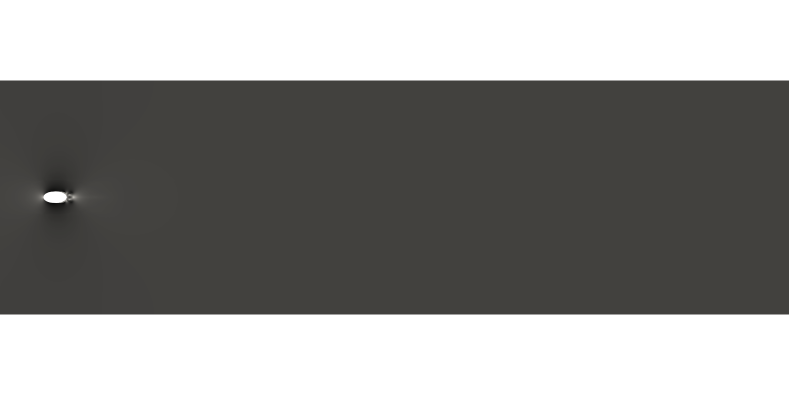
#> input picture data/elliptic/Laminar/lam_00.png, 1578 x 787 px, given as the content of the folder cfd_flow_image_analysis/dataerofoil/Laminar_aero, which was not available (shown at 1/2 size)
$ jupyter execute --allow-errors main_file.ipynb
#> lines starting #> are read from the running program, lines starting #| are printed output that depends on the picture; pictures that were not available may be replaced by others from this repository, and a replacement may not be noted
[cell 1]
import os
import numpy as np
import skimage
from skimage.feature import local_binary_pattern
import time


# Ellipitical Flow
# laminar_folder = 'cfd_flow_image_analysis\data\elliptic\Laminar'
# turbulent_folder = 'cfd_flow_image_analysis\data\elliptic\Turbulent'

# Aerofoil Flow
laminar_folder = 'cfd_flow_image_analysis\data\aerofoil\Laminar_aero'
turbulent_folder = 'cfd_flow_image_analysis\data\aerofoil\Turbulent_aero'

# Load the images and extract LBP features
X_laminar = [os.path.join(laminar_folder, f) for f in os.listdir(laminar_folder)]
X_turbulent = [os.path.join(turbulent_folder, f) for f in os.listdir(turbulent_folder)]

X = []
y = []
labels = ['Laminar', 'Turbulent']
start_time = time.time()
for img_path in X_laminar:
    img = skimage.io.imread(img_path, as_gray=True)
#> img: shape (787, 1578) float64; min 0.0193, max 1, mean 0.557
    img_uint8 = skimage.img_as_ubyte(img)

    lbp = local_binary_pattern(img_uint8, 8, 1, 'default')
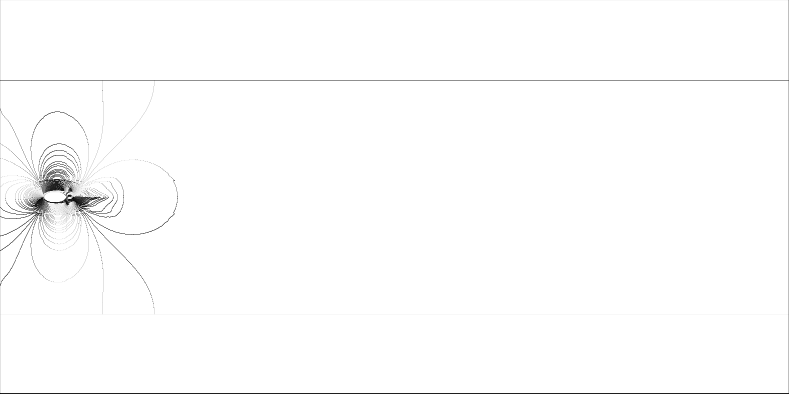
#> lbp: shape (787, 1578) float64 (shown at 1/2 size); min 0, max 255, mean 253
    hist, _ = np.histogram(lbp, bins=np.arange(0, 256+1), density=True)
#> hist = 256 values, max 0.981 at index 255, min 0 at index 2, mean 0.00391
    X.append(hist)
    y.append(0)  # 0 for laminar
end_time = time.time()
lamtime=(end_time - start_time)
print("The lam feature time:" + str(lamtime))

start_time = time.time()
for img_path in X_turbulent:
    img = skimage.io.imread(img_path, as_gray=True)
    img_uint8 = skimage.img_as_ubyte(img)
    lbp = local_binary_pattern(img_uint8, 8, 1, 'default')
    hist, _ = np.histogram(lbp, bins=np.arange(0, 256+1), density=True)
    X.append(hist)
    y.append(1)  # 1 for turbulent
end_time = time.time()
turtime=(end_time - start_time)
print("The turb feature time:" + str(turtime))

X = np.array(X)
y = np.array(y)
total_time = lamtime+turtime
num_images = len(X_laminar) + len(X_turbulent)
print(f"Average LBP computation time per image: {total_time / num_images:.6f} seconds")

[cell 2]
print("The lam feature time:" + str(lamtime))

[cell 3]
import matplotlib.pyplot as plt

def plot_lbp(img_path, title):
    img = skimage.io.imread(img_path, as_gray=True)
    img_uint8 = skimage.img_as_ubyte(img)
    lbp = local_binary_pattern(img_uint8, 8,1, 'uniform')

    plt.figure(figsize=(12, 6))
    plt.subplot(121)
    plt.imshow(img, cmap='gray')
    plt.axis('off')

    plt.subplot(122)
    plt.imshow(lbp, cmap='gray')
    plt.axis('off')

    plt.tight_layout()
    plt.show()

# Plot 2 laminar images
for i, img_path in enumerate(X_laminar[1:3]):
    plot_lbp(img_path, f'Laminar {i+1}')
    plt.savefig(f'lbp_{i}_Laminar_{i+1}.png')

# Plot 2 turbulent images
for i, img_path in enumerate(X_turbulent[14:16]):
    plot_lbp(img_path, f'Turbulent {i+1}')
    plt.savefig(f'lbp_{i}_Turbulent_{i+1}.png')

[cell 4]
import random

# Assuming you have unique class labels in the 'y' variable
unique_labels = np.unique(y)
label_names = ['low-speed', 'high-speed']  # Assign the desired label names

# Get the number of features
num_features = X.shape[1]
#> num_features = 256

# Randomly select four pairs of two features
feature_pairs=[(24,243), (16,60), (14,240), (29, 247)]
# feature_pairs = random.sample([(i, j) for i in range(num_features) for j in range(i + 1, num_features)], 4)
print(feature_pairs)
# Create a scatter plot for each feature pair
fig, axs = plt.subplots(2, 2, figsize=(12, 8))
axs = axs.flatten()

# Issue 1: Indentation is incorrect for the loop
for i, (feat1, feat2) in enumerate(feature_pairs):  # Corrected indentation
    for j, label in enumerate(unique_labels):
        class_idx = (y == label)
        axs[i].scatter(X[class_idx, feat1], X[class_idx, feat2], label=label_names[j], alpha=0.7)  # Corrected 'ax' to 'axs[i]'
        axs[i].set_xlabel(f'Feature {feat1}')
        axs[i].set_ylabel(f'Feature {feat2}')
        axs[i].legend(loc='best')
        # axs[i].set_title(f'Scatter Plot {i + 1}')

plt.tight_layout()
plt.savefig('FeaturePlot_LBP.png', dpi=300)
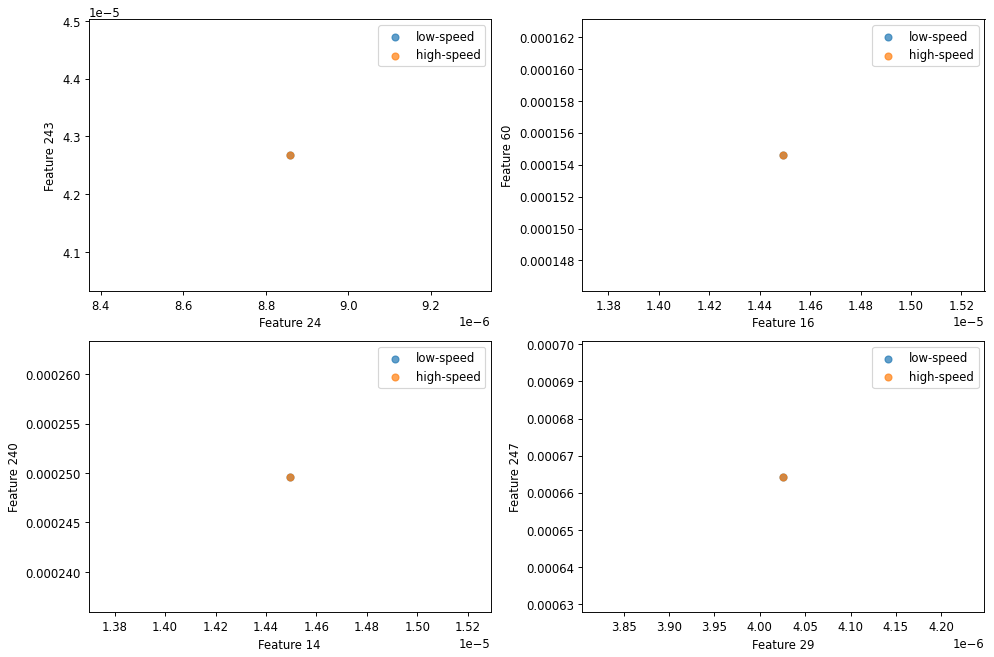
#> figure drawn by matplotlib, 4 panels
plt.show()

$ run again, on data/elliptic/Laminar/lam_05.png
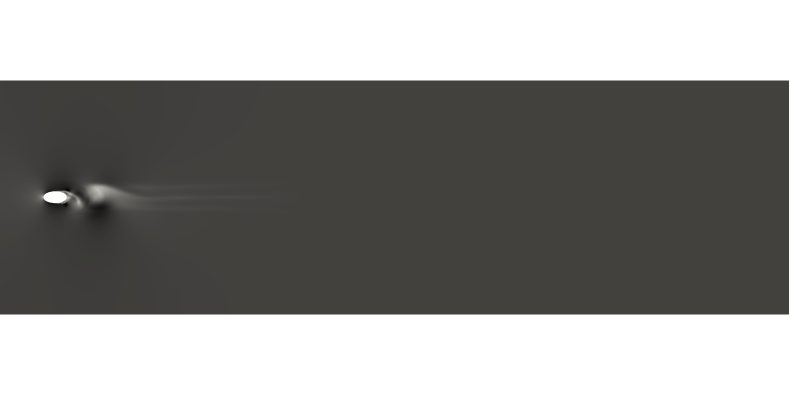
#> input picture data/elliptic/Laminar/lam_05.png, 1578 x 787 px, given as the content of the folder cfd_flow_image_analysis/dataerofoil/Laminar_aero, which was not available (shown at 1/2 size)
#> `lbp = local_binary_pattern(img_uint8, 8, 1, 'default')`:
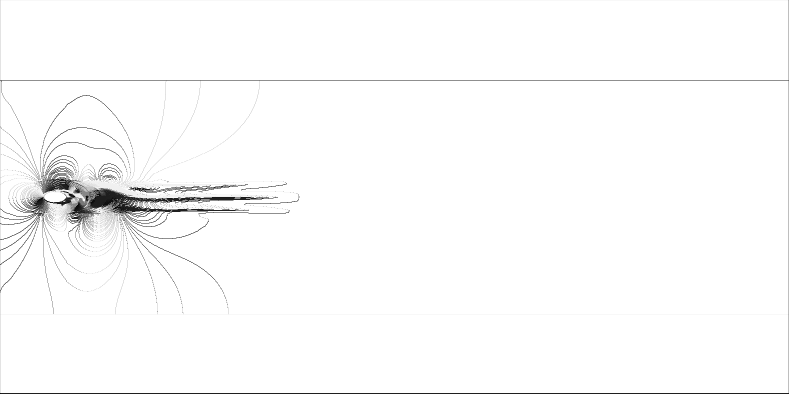
#> lbp: shape (787, 1578) float64 (shown at 1/2 size); min 0, max 255, mean 251.1
#> hist = 256 values, max 0.966 at index 255, min 0 at index 2, mean 0.00391
#> `plt.savefig('FeaturePlot_LBP.png', dpi=300)`:
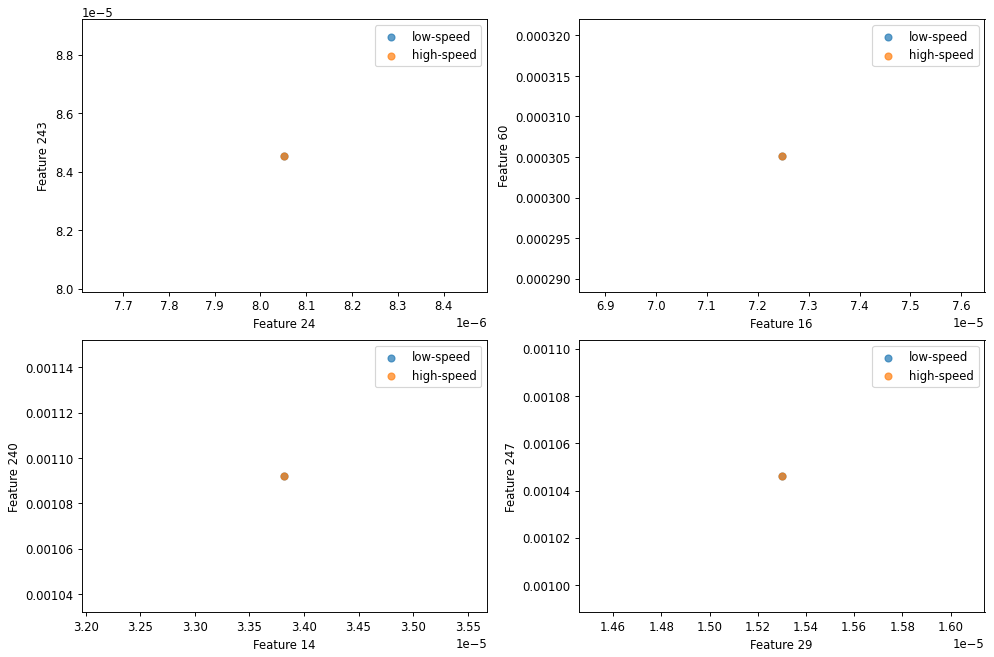
#> figure drawn by matplotlib, 4 panels

$ run again, on data/elliptic/Laminar/lam_08.png
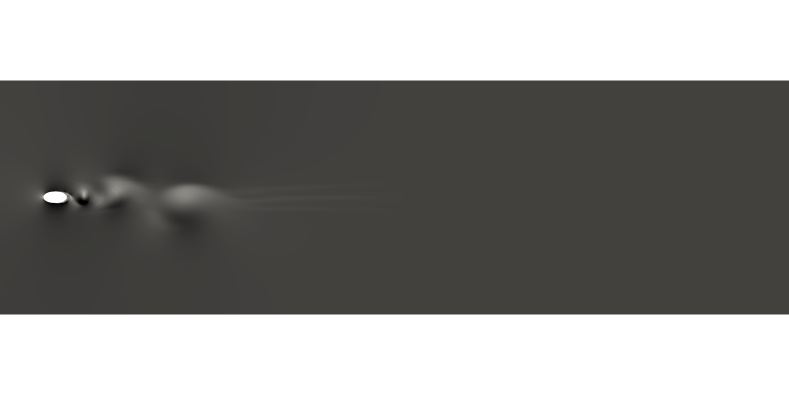
#> input picture data/elliptic/Laminar/lam_08.png, 1578 x 787 px, given as the content of the folder cfd_flow_image_analysis/dataerofoil/Laminar_aero, which was not available (shown at 1/2 size)
#> `lbp = local_binary_pattern(img_uint8, 8, 1, 'default')`:
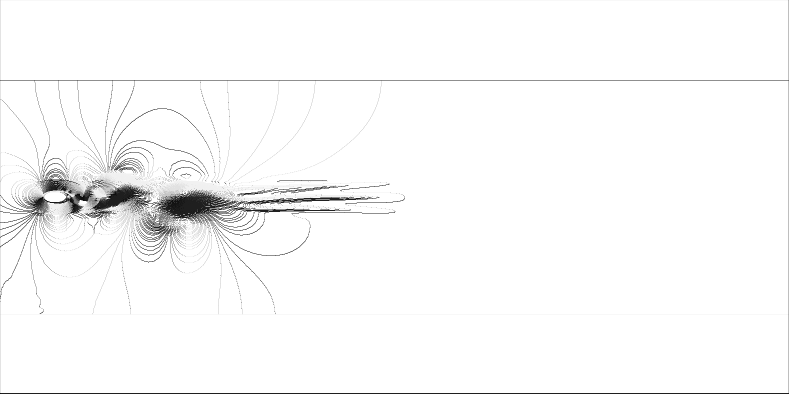
#> lbp: shape (787, 1578) float64 (shown at 1/2 size); min 0, max 255, mean 249.5
#> hist = 256 values, max 0.951 at index 255, min 0 at index 2, mean 0.00391
#> `plt.savefig('FeaturePlot_LBP.png', dpi=300)`:
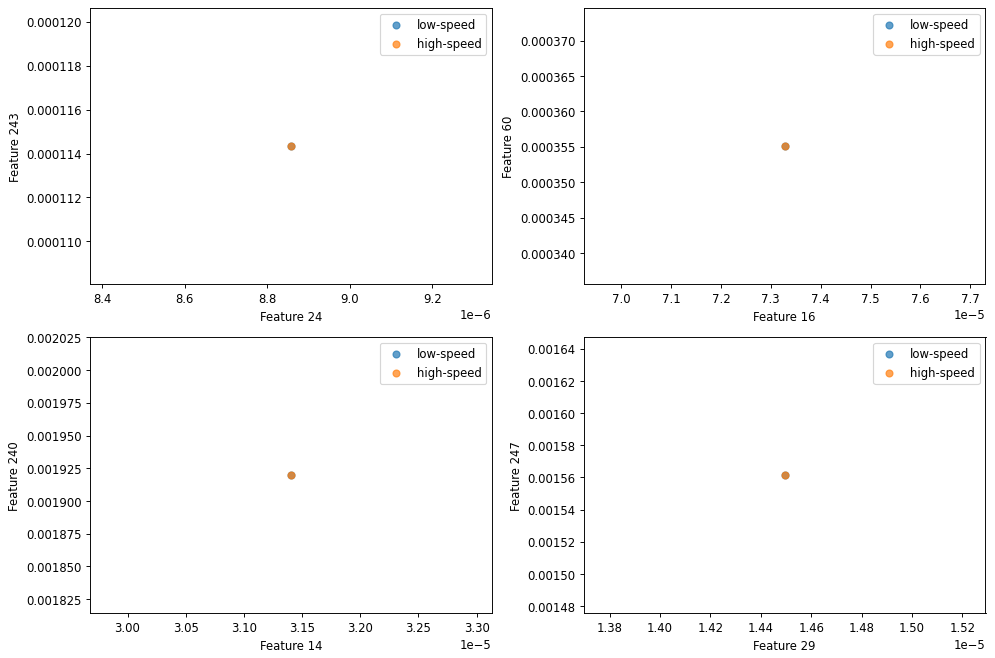
#> figure drawn by matplotlib, 4 panels
